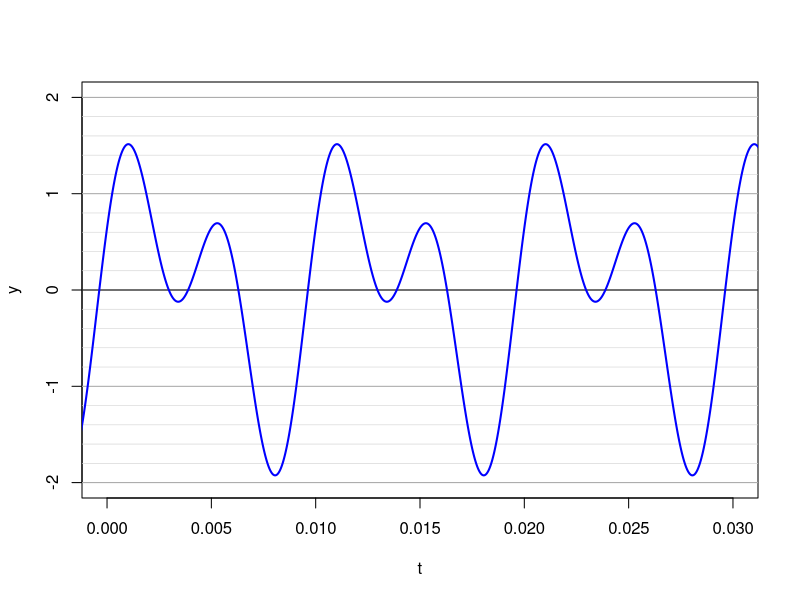

R code for this plot:
## ---- chunk 1
phase = runif(1,pi/6,2*pi-pi/6)
## ---- chunk 2
tf = 3/100
plot(0,0,"n",xlim=c(0,tf),ylim=c(-2,2),xlab="t",ylab="y")
x = seq(-1,tf+1,tf/1000)
y = sin(2*pi*100*x)+sin(2*pi*200*x+phase)
abline(h=seq(-2,2,0.2),col="lightgrey",lwd=0.6)
abline(h=c(-2,-1,1,2),col="darkgrey")
abline(h=0)
lines(x,y,lwd=2,col="blue")
